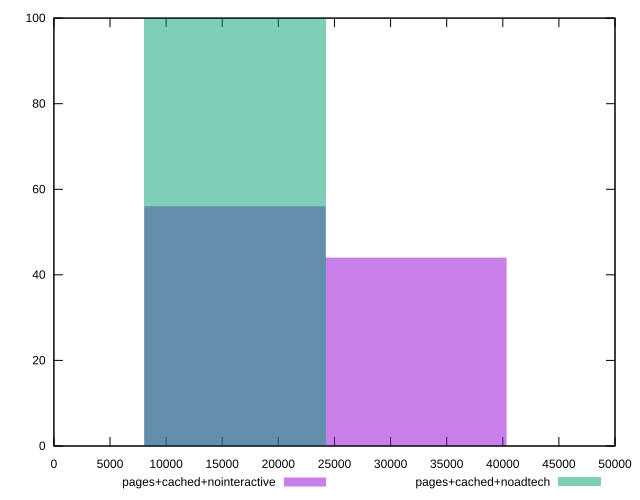

Generate this figure with gnuplot:
reset
set terminal svg size 640, 500
set output "reprap/largest-contentful-paint/comparison/histogram/3_vs_4.svg"

$pagesCachedNointeractive <<EOF
15972.471576787151 56
31944.943153574302 44
EOF

$pagesCachedNoadtech <<EOF
15972.471576787151 100
EOF

set key outside below
set boxwidth 15972.471576787151
set yrange [0:100]
set style fill transparent solid 0.5 noborder

plot \
  $pagesCachedNointeractive title "pages+cached+nointeractive" with boxes, \
  $pagesCachedNoadtech title "pages+cached+noadtech" with boxes, \


reset
